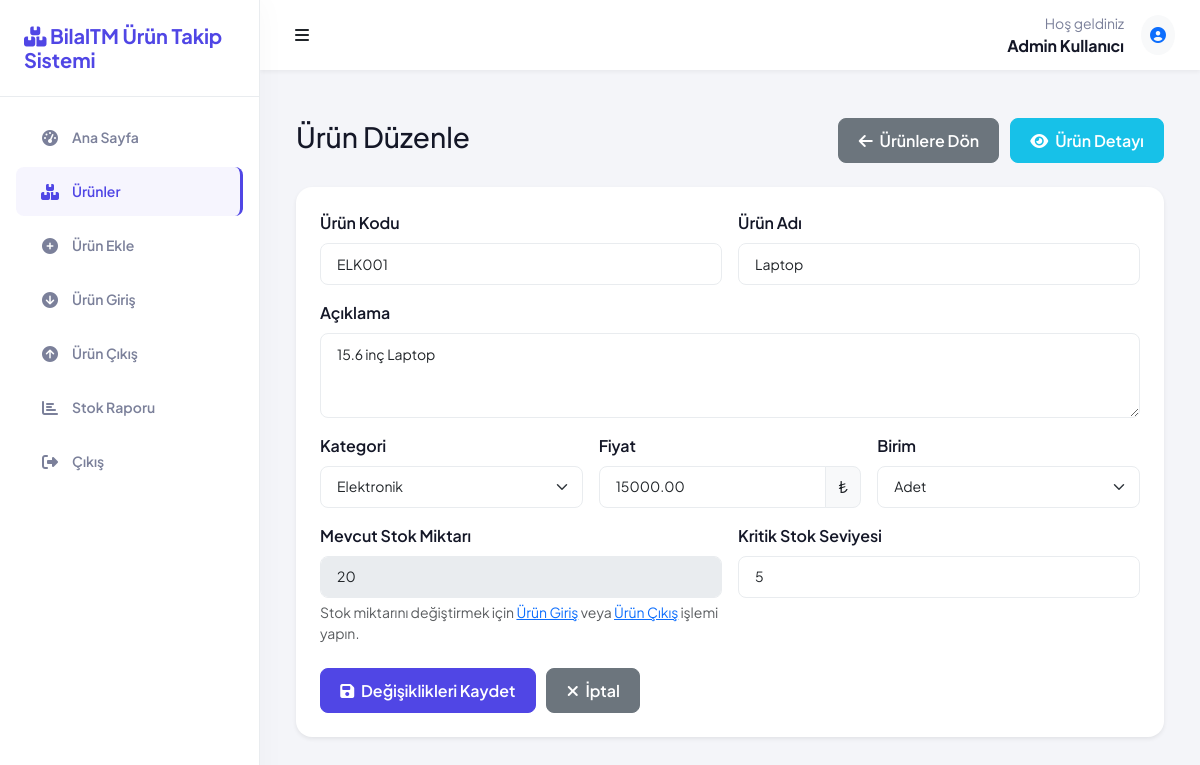
Page /edit_product.php?id=1 (signed in) on the committed database.
### tables this page shows
CREATE TABLE IF NOT EXISTS kullanicilar (
    id INT AUTO_INCREMENT PRIMARY KEY,
    kullanici_adi VARCHAR(50) NOT NULL UNIQUE,
    sifre VARCHAR(255) NOT NULL,
    ad_soyad VARCHAR(100) NOT NULL,
    email VARCHAR(100) NOT NULL UNIQUE,
    rol ENUM('admin', 'kullanici') NOT NULL DEFAULT 'kullanici',
    son_giris DATETIME,
    kayit_tarihi TIMESTAMP DEFAULT CURRENT_TIMESTAMP,
    aktif TINYINT(1) DEFAULT 1
);

CREATE TABLE IF NOT EXISTS urunler (
    id INT AUTO_INCREMENT PRIMARY KEY,
    urun_kodu VARCHAR(50) NOT NULL UNIQUE,
    urun_adi VARCHAR(100) NOT NULL,
    aciklama TEXT,
    kategori_id INT,
    fiyat DECIMAL(10,2) NOT NULL,
    stok_miktari INT NOT NULL DEFAULT 0,
    kritik_stok_seviyesi INT DEFAULT 10,
    birim VARCHAR(20) NOT NULL,
    ekleyen_id INT,
    eklenme_tarihi TIMESTAMP DEFAULT CURRENT_TIMESTAMP,
    guncelleme_tarihi TIMESTAMP DEFAULT CURRENT_TIMESTAMP ON UPDATE CURRENT_TIMESTAMP,
    FOREIGN KEY (ekleyen_id) REFERENCES kullanicilar(id) ON DELETE SET NULL
);

CREATE TABLE IF NOT EXISTS kategoriler (
    id INT AUTO_INCREMENT PRIMARY KEY,
    kategori_adi VARCHAR(50) NOT NULL UNIQUE,
    aciklama TEXT
);

### config/config.php (called while the page is built, shortened)
<?php
function autoload($class) {
    $file = __DIR__ . '/../classes/' . $class . '.php';
}

### classes/Database.php (called while the page is built, shortened)
<?php
class Database {
    private $host = DB_HOST;
    private $user = DB_USER;
    private $pass = DB_PASS;
    private $dbname = DB_NAME;
    private $dbh;
    private $stmt;
    public function __construct() {
        $dsn = 'mysql:host=' . $this->host . ';dbname=' . $this->dbname . ';charset=utf8';
        $options = array(
            PDO::ATTR_PERSISTENT => true,
            PDO::ATTR_ERRMODE => PDO::ERRMODE_EXCEPTION,
            PDO::ATTR_DEFAULT_FETCH_MODE => PDO::FETCH_ASSOC,
            PDO::ATTR_EMULATE_PREPARES => false
        );
        try {
            $this->dbh = new PDO($dsn, $this->user, $this->pass, $options);
        } catch(PDOException $e) {
            $this->error = $e->getMessage();
            echo 'Veritabanı Bağlantı Hatası: ' . $this->error;
        }
    }
    public function query($sql) {
        $this->stmt = $this->dbh->prepare($sql);
    }
    public function bind($param, $value, $type = null) {
        if(is_null($type)) {
            switch(true) {
                case is_int($value):
                    $type = PDO::PARAM_INT;
                    break;
            }
        }
        $this->stmt->bindValue($param, $value, $type);
    }
    public function execute() {
        return $this->stmt->execute();
    }
    public function resultSet() {
        $this->execute();
        return $this->stmt->fetchAll();
    }
    public function single() {
        $this->execute();
        return $this->stmt->fetch();
    }
}

### classes/User.php (called while the page is built, shortened)
<?php
class User {
    private $db;
    public function __construct() {
        $this->db = new Database();
    }
    public function getUserById($id) {
        $this->db->query('SELECT * FROM kullanicilar WHERE id = :id');
        $this->db->bind(':id', $id);
        return $this->db->single();
    }
}

### classes/Product.php (called while the page is built, shortened)
<?php
class Product {
    private $db;
    public function __construct() {
        $this->db = new Database();
    }
    public function getProductById($id) {
        $this->db->query('
            SELECT u.*, k.kategori_adi
            FROM urunler u
            LEFT JOIN kategoriler k ON u.kategori_id = k.id
            WHERE u.id = :id
        ');
        $this->db->bind(':id', $id);
        return $this->db->single();
    }
    public function getCategories() {
        $this->db->query('SELECT * FROM kategoriler ORDER BY kategori_adi');
        return $this->db->resultSet();
    }
}

### edit_product.php (the view, shortened to what this page needs)
<?php
require_once 'config/config.php';
$activePage = 'products';
$id = intval($_GET['id']);
$product = new Product();
$categories = $product->getCategories();
$productData = $product->getProductById($id);
include 'includes/header.php';
?>
<div class="container-fluid">
    <div class="d-flex justify-content-between align-items-center mb-4">
        <h1 class="h3">Ürün Düzenle</h1>
        <div>
            <a href="products.php" class="btn btn-secondary me-2">
                <i class="fas fa-arrow-left me-1"></i> Ürünlere Dön
            </a>
            <a href="product_detail.php?id=<?= $id ?>" class="btn btn-info">
                <i class="fas fa-eye me-1"></i> Ürün Detayı
            </a>
        </div>
    </div>
    <div class="card border-0 shadow-sm">
        <div class="card-body">
            <form action="edit_product.php?id=<?= $id ?>" method="post" class="row g-3">
                <div class="col-md-6">
                    <label for="urun_kodu" class="form-label">Ürün Kodu</label>
                    <input type="text" class="form-control" id="urun_kodu" name="urun_kodu" value="<?= htmlspecialchars($productData['urun_kodu']) ?>" required>
                </div>
                <div class="col-md-6">
                    <label for="urun_adi" class="form-label">Ürün Adı</label>
                    <input type="text" class="form-control" id="urun_adi" name="urun_adi" value="<?= htmlspecialchars($productData['urun_adi']) ?>" required>
                </div>
                <div class="col-md-12">
                    <label for="aciklama" class="form-label">Açıklama</label>
                    <textarea class="form-control" id="aciklama" name="aciklama" rows="3"><?= htmlspecialchars($productData['aciklama']) ?></textarea>
                </div>
                <div class="col-md-4">
                    <label for="kategori_id" class="form-label">Kategori</label>
                    <select class="form-select" id="kategori_id" name="kategori_id">
                        <?php foreach($categories as $category): ?>
                            <option value="<?= $category['id'] ?>" <?= ($productData['kategori_id'] == $category['id']) ? 'selected' : '' ?>>
                                <?= htmlspecialchars($category['kategori_adi']) ?>
                            </option>
                        <?php endforeach; ?>
                    </select>
                </div>
                <div class="col-md-4">
                    <label for="fiyat" class="form-label">Fiyat</label>
                    <div class="input-group">
                        <input type="number" step="0.01" class="form-control" id="fiyat" name="fiyat" value="<?= $productData['fiyat'] ?>" required>
                        <span class="input-group-text">₺</span>
                    </div>
                </div>
                <div class="col-md-4">
                    <label for="birim" class="form-label">Birim</label>
                    <select class="form-select" id="birim" name="birim" required>
                        <option value="Adet" <?= ($productData['birim'] == 'Adet') ? 'selected' : '' ?>>Adet</option>
                    </select>
                </div>
                <div class="col-md-6">
                    <label for="stok_miktari" class="form-label">Mevcut Stok Miktarı</label>
                    <input type="number" class="form-control" value="<?= $productData['stok_miktari'] ?>" readonly disabled>
                    <div class="form-text">
                        Stok miktarını değiştirmek için <a href="stock_in.php?id=<?= $id ?>">Ürün Giriş</a> veya <a href="stock_out.php?id=<?= $id ?>">Ürün Çıkış</a> işlemi yapın.
                    </div>
                </div>
                <div class="col-md-6">
                    <label for="kritik_stok_seviyesi" class="form-label">Kritik Stok Seviyesi</label>
                    <input type="number" class="form-control" id="kritik_stok_seviyesi" name="kritik_stok_seviyesi" value="<?= $productData['kritik_stok_seviyesi'] ?>">
                </div>
                <div class="col-12 mt-4">
                    <button type="submit" class="btn btn-primary">
                        <i class="fas fa-save me-1"></i> Değişiklikleri Kaydet
                    </button>
                    <a href="products.php" class="btn btn-secondary ms-2">
                        <i class="fas fa-times me-1"></i> İptal
                    </a>
                </div>
            </form>
        </div>
    </div>
</div>
<?php include 'includes/footer.php'; ?>

### includes/header.php (shortened to what this page needs)
<?php
$user = new User();
$currentUser = $user->getUserById($_SESSION['user_id']);
?>
<!DOCTYPE html>
<html lang="tr">
<head>
    <link href="https://cdn.jsdelivr.net/npm/bootstrap@5.3.0/dist/css/bootstrap.min.css" rel="stylesheet">
    <link rel="stylesheet" href="https://cdnjs.cloudflare.com/ajax/libs/font-awesome/6.4.0/css/all.min.css">
    <link rel="stylesheet" href="https://cdn.datatables.net/1.13.5/css/dataTables.bootstrap5.min.css">
    <link rel="stylesheet" href="assets/css/style.css">
</head>
<body>
    <div class="wrapper">
        <nav id="sidebar" class="sidebar">
            <div class="sidebar-header">
                <h3>
                    <i class="fas fa-boxes"></i> <?= SITE_NAME ?>
                </h3>
            </div>
            <div class="sidebar-nav">
                <ul class="nav flex-column">
                    <li class="nav-item">
                        <a class="nav-link <?= $activePage == 'dashboard' ? 'active' : '' ?>" href="dashboard.php">
                            <i class="fas fa-tachometer-alt"></i>
                            <span>Ana Sayfa</span>
                        </a>
                    </li>
                    <?php if($_SESSION['user_role'] == 'admin'): ?>
                        <li class="nav-item">
                            <a class="nav-link <?= $activePage == 'products' ? 'active' : '' ?>" href="products.php">
                                <i class="fas fa-boxes"></i>
                                <span>Ürünler</span>
                            </a>
                        </li>
                        <li class="nav-item">
                            <a class="nav-link <?= $activePage == 'add_product' ? 'active' : '' ?>" href="add_product.php">
                                <i class="fas fa-plus-circle"></i>
                                <span>Ürün Ekle</span>
                            </a>
                        </li>
                    <?php endif; ?>
                    <li class="nav-item">
                        <a class="nav-link <?= $activePage == 'stock_in' ? 'active' : '' ?>" href="stock_in.php">
                            <i class="fas fa-arrow-circle-down"></i>
                            <span>Ürün Giriş</span>
                        </a>
                    </li>
                    <li class="nav-item">
                        <a class="nav-link <?= $activePage == 'stock_out' ? 'active' : '' ?>" href="stock_out.php">
                            <i class="fas fa-arrow-circle-up"></i>
                            <span>Ürün Çıkış</span>
                        </a>
                    </li>
                    <li class="nav-item">
                        <a class="nav-link <?= $activePage == 'stock_report' ? 'active' : '' ?>" href="stock_report.php">
                            <i class="fas fa-chart-bar"></i>
                            <span>Stok Raporu</span>
                        </a>
                    </li>
                    <li class="nav-item mt-auto">
                        <a class="nav-link" href="logout.php">
                            <i class="fas fa-sign-out-alt"></i>
                            <span>Çıkış</span>
                        </a>
                    </li>
                </ul>
            </div>
        </nav>
        <div class="main">
            <nav class="navbar">
                <div class="container-fluid px-0">
                    <button id="sidebarToggle" class="btn btn-icon">
                        <i class="fas fa-bars"></i>
                    </button>
                    <div class="d-flex align-items-center">
                        <div class="me-3 d-none d-md-block">
                            <div class="text-end">
                                <div class="small text-muted">Hoş geldiniz</div>
                                <div class="fw-bold"><?= htmlspecialchars($currentUser['ad_soyad']) ?></div>
                            </div>
                        </div>
                        <div class="dropdown">
                            <a class="btn btn-icon" href="#" id="navbarDropdown" role="button" data-bs-toggle="dropdown" aria-expanded="false">
                                <div class="rounded-circle bg-light d-flex align-items-center justify-content-center" style="width: 40px; height: 40px">
                                    <i class="fas fa-user-circle text-primary"></i>
                                </div>
                            </a>
                        </div>
                    </div>
                </div>
            </nav>
            <div class="container-fluid px-0 py-4">

### rows in the picture
kullanicilar: ad_soyad "Admin Kullanıcı"
urunler: urun_kodu "ELK001", urun_adi "Laptop", aciklama "15.6 inç Laptop", kategori_id "Elektronik", fiyat "15000.00", birim "Adet", stok_miktari "20", kritik_stok_seviyesi "5"

### other values in the picture
SITE_NAME "BilalTM Ürün Takip Sistemi"
